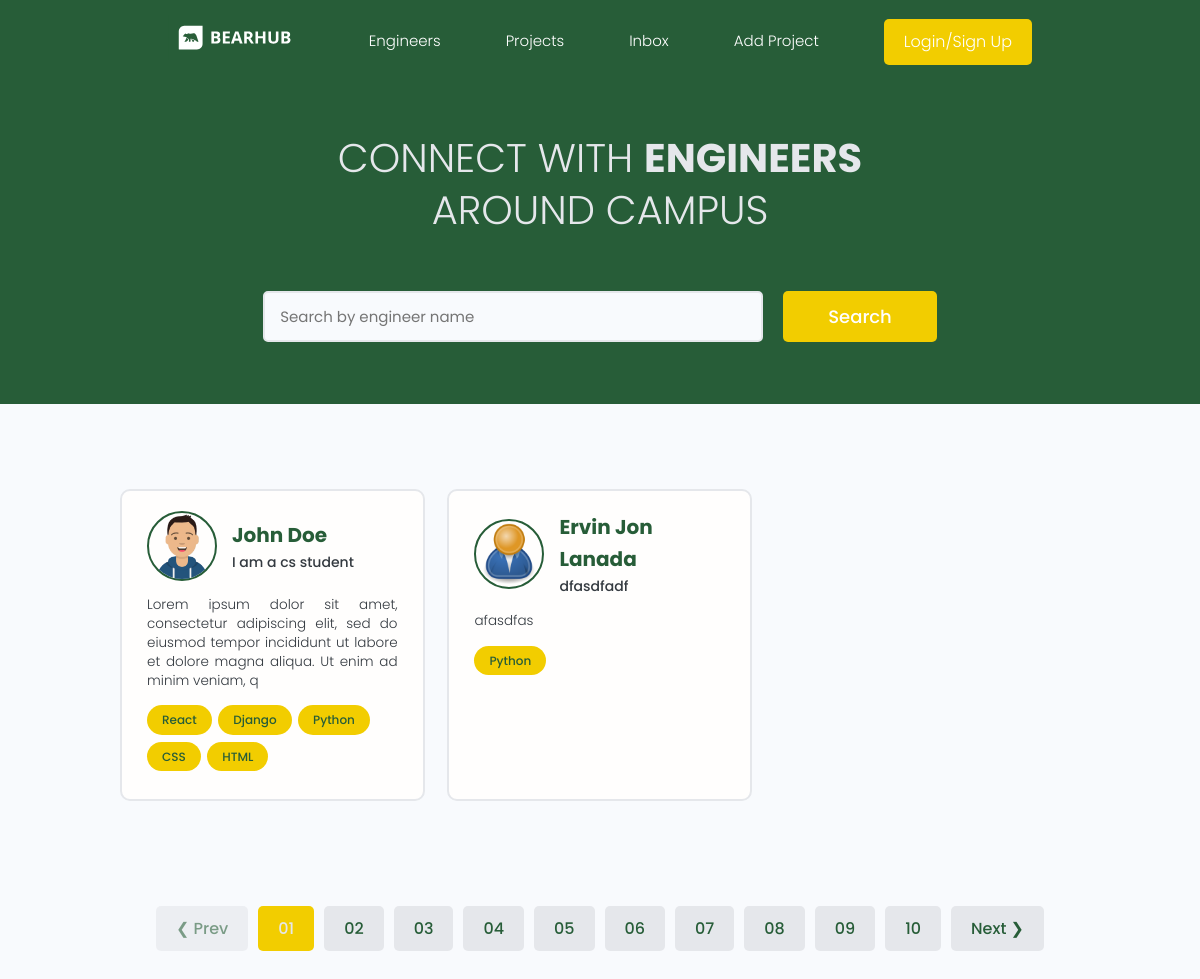
/, run on an earlier commit of the app's database.
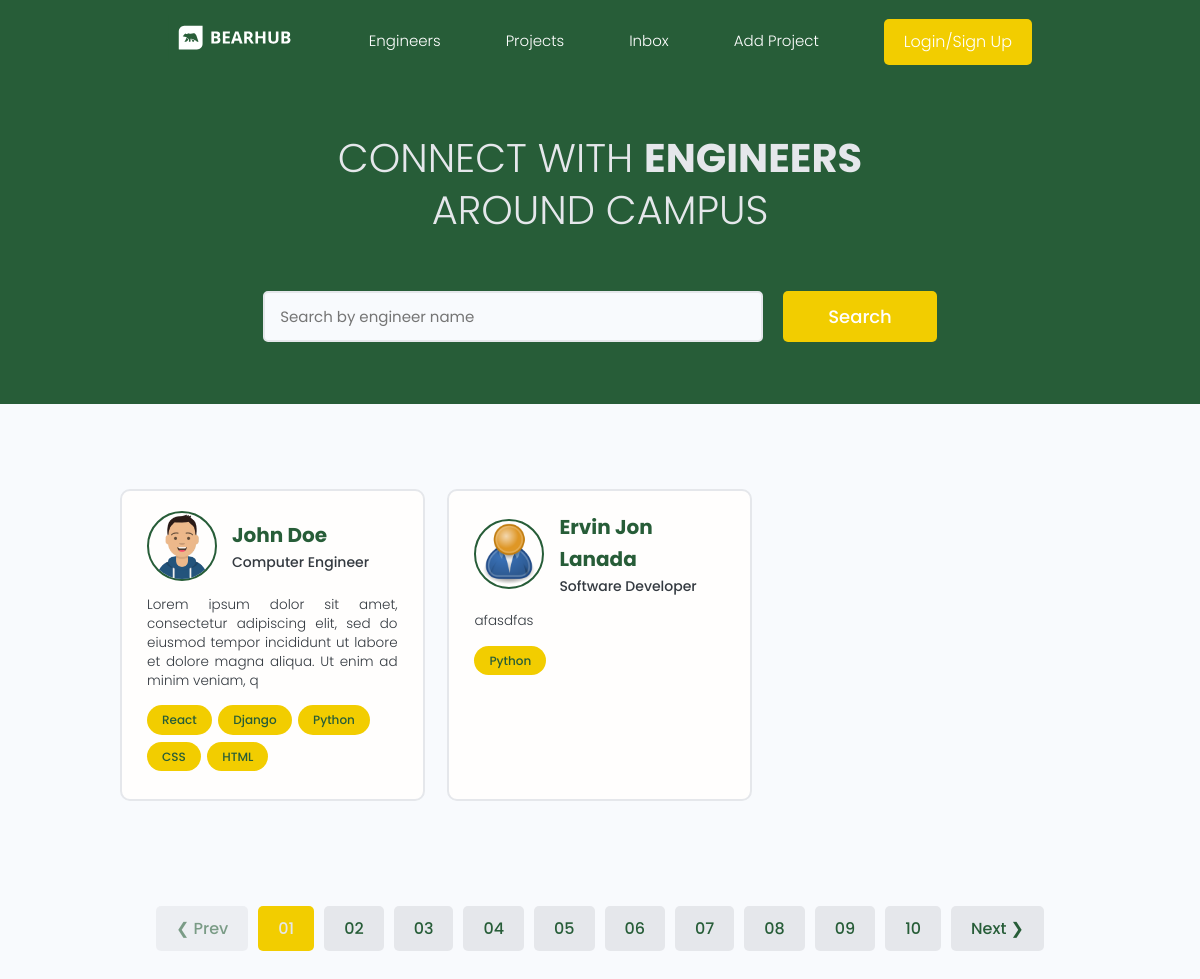
And on a later commit of the database.
### users/models.py (models this page shows, shortened)
class Profile(models.Model):
    user = models.OneToOneField(User, on_delete=models.CASCADE, null=True, blank=True)
    name = models.CharField(max_length=200, blank=True, null=True)
    email = models.EmailField(max_length=500, blank=True, null=True)
    username =  models.CharField(max_length=200, blank=True, null=True)
    major =  models.CharField(max_length=200, blank=True, null=True)
    short_intro = models.CharField(max_length=200, blank=True, null=True)
    bio = models.TextField(blank=True, null=True)
    profile_image = models.ImageField(null=True, blank=True, upload_to='profiles/', default="profiles/user-default.png")
    social_github = models.CharField(max_length=200, blank=True, null=True)
    social_stackoverflow = models.CharField(max_length=200, blank=True, null=True)
    social_twitter = models.CharField(max_length=200, blank=True, null=True)
    social_linkedin = models.CharField(max_length=200, blank=True, null=True)
    social_website = models.CharField(max_length=200, blank=True, null=True)
    created = models.DateTimeField(auto_now_add=True)
    id = models.UUIDField(default=uuid.uuid4, unique=True, primary_key=True, editable=False)

### users/views.py (the view)
# urls.py: path('', views.profiles, name="profiles"),
def profiles(request):
    profiles = Profile.objects.all()
    context = {'profiles': profiles}
    return render(request, 'users/profiles.html', context)

### users/models.py (called while the page is built)
    def __str__(self):
        return str(self.name)

### users/templates/users/profiles.html (shortened to what this page needs)
{% extends 'main.html' %}
{% block content %}
  <main class="home">
    <section class="hero-section text-center">
      <div class="container container--narrow">
        <div class="hero-section__box">
          <h2>CONNECT WITH <span>Engineers</span></h2>
          <h2>AROUND CAMPUS</h2>
        </div>
        <div class="hero-section__search">
          <form class="form" action="#" method="get">
            <div class="form__field">
              <input class="input input--text" id="formInput#search" type="text" name="text"
                placeholder="Search by engineer name" />
            </div>
            <input class="btn btn--sub btn--lg" type="submit" value="Search" />
          </form>
        </div>
      </div>
    </section>
    <section class="devlist">
      <div class="container">
        <div class="grid grid--three">
            {% for profile in profiles %}
            <div class="column card">
                <div class="dev">
                <a href="{% url 'user-profile' profile.id %}" class="card__body">
                    <div class="dev__profile">
                    <img class="avatar avatar--md" src="{{ profile.profile_image.url }}" alt="image" />
                    <div class="dev__meta">
                        <h3>{{profile.name}}</h3>
                        <h5>{{profile.short_intro|slice:"60"}}</h5>
                    </div>
                    </div>
                    <p class="dev__info">{{profile.bio|slice:"150"}}</p>
                    <div class="dev__skills">
                    {% for skill in profile.skill_set.all|slice:"5" %}
                    <span class="tag tag--pill tag--main">
                        <small>{{skill}}</small>
                    </span>
                    {% endfor %}
                    </div>
                </a>
                </div>
            </div>
            {% endfor %}
        </div>
      </div>
    </section>
    <div class="pagination">
      <ul class="container">
        <li><a href="#" class="btn btn--disabled">&#10094; Prev</a></li>
        <li><a href="#" class="btn btn--sub">01</a></li>
        <li><a href="#" class="btn">02</a></li>
        <li><a href="#" class="btn">03</a></li>
        <li><a href="#" class="btn">04</a></li>
        <li><a href="#" class="btn">05</a></li>
        <li><a href="#" class="btn">06</a></li>
        <li><a href="#" class="btn">07</a></li>
        <li><a href="#" class="btn">08</a></li>
        <li><a href="#" class="btn">09</a></li>
        <li><a href="#" class="btn">10</a></li>
        <li><a href="#" class="btn">Next &#10095;</a></li>
      </ul>
    </div>
  </main>
{% endblock content %}

What changed in the data, as far as the page shows it:
changed Profile "John Doe": short_intro "I am a cs student" → "Computer Engineer"
changed Profile "Ervin Jon Lanada": short_intro "dfasdfadf" → "Software Developer"
